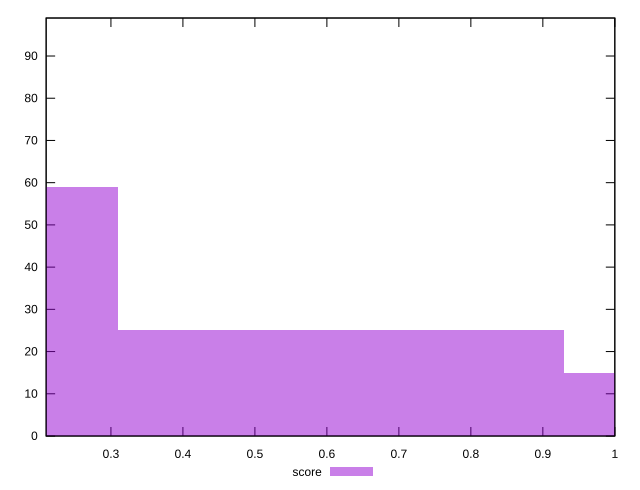

This chart was generated by the following gnuplot code:
reset

$score <<EOF
0 59
0.6193599453298987 25
1.2387198906597974 15
EOF

set key outside below
set boxwidth 0.6193599453298987
set xrange [0.21:1]
set yrange [0:99]
set trange [0:99]
set style fill transparent solid 0.5 noborder
set terminal svg size 640, 490 enhanced background rgb 'white'
set output "reports/report_00027_2021-02-24T12-40-31.850Z/unused-javascript/samples/card/score/histogram.svg"

plot $score title "score" with boxes

reset
